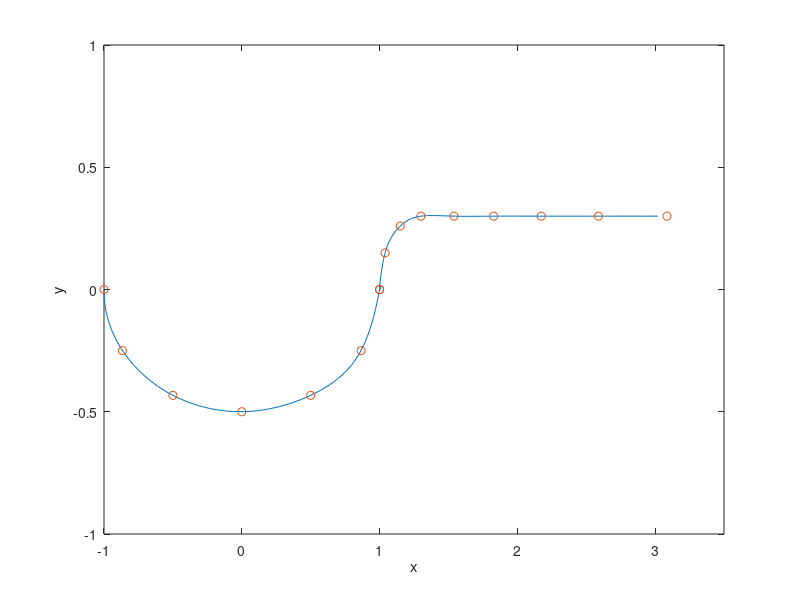

MATLAB code for this plot:
% L9_2 same as f9_4    
% Copyright S. Nakamura, 1995
set(gcf, 'NumberTitle','off','Name', 'Figure 9.4; List 9.2')

clear, clf
xx = ...
[-1.0000 -0.866 -0.5000 -0.0000  0.5000 0.8660 1.0000 ...
1.0000  1.0402  1.1500  1.3000  1.5400  1.8280  2.1736 ...
2.5883 3.0860];

yy = ...
[0.0000 -0.2500 -0.4330 -0.5000 -0.4330 -0.2500 -0.0000 ...
0.0000 0.1500 0.2598 0.3000 0.3000 0.3000 0.3000 ...
0.3000 0.3000];
s=1:length(xx);sp=1:length(xx)/100:length(xx);
xp=spline(s,xx,sp);
yp=spline(s,yy,sp);
xx;
yy;
plot(xp,yp); hold on
plot(xx,yy, 'o');xlabel('x'); ylabel('y');
axis([-1 3.5 -1 1])
